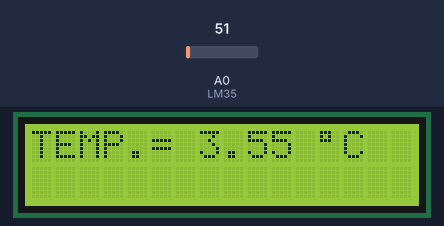
A sketch run on a simulated Arduino Uno, built with avr-gcc and run on an emulated ATmega328P. Parts: 16×2 character LCD. Inputs (shaded band) come from the test bench; at power-on: A0 (LM35) = 51.

Above: at 1.2 s.
1.3 s: A0 (LM35) set to 61
At 2.4 s:
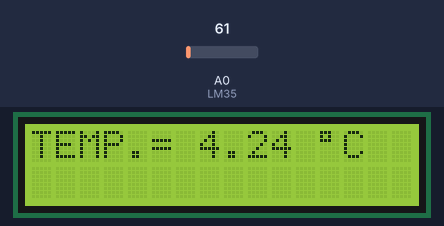
3.6 s: A0 (LM35) set to 71
At 5.3 s:
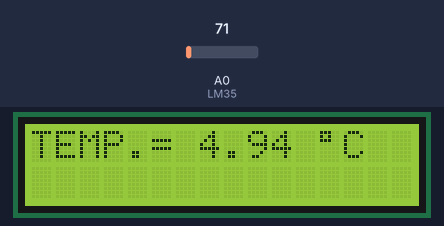
5.6 s: A0 (LM35) set to 86
At 7.5 s:
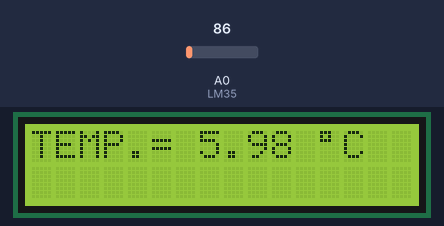
Timing chart, 0 to 9.0 s (numbered marks = the images above; inputs shaded):
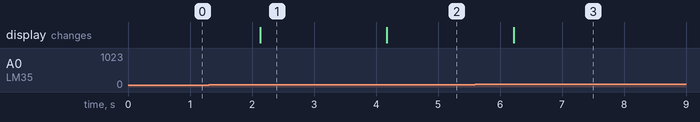

The sketch:

LM35_Temperature_sensor.ino
```cpp
#include <Wire.h>
#include <LiquidCrystal_I2C.h>
LiquidCrystal_I2C lcd(0x27, 2, 1, 0, 4, 5, 6, 7, 3, POSITIVE); //

#define LM35          A0   //LM35 Module Analog out pin connected to A0 pin of Arduino

void setup()
{
  //Initialisation
  lcd.begin(16, 2);
  lcd.clear();
  lcd.backlight();//Power on the back light
}

void loop()
{
  float Temp_Val;

  Temp_Val = analogRead(LM35);
  Temp_Val = (Temp_Val * 71.22) /(1024);
  lcd.clear();//Clean the screen
  lcd.setCursor(0, 0);
  lcd.print("TEMP.= ");
  lcd.print(Temp_Val,2);
  lcd.print(" \xDF");
  lcd.println("C   ");
  if (Temp_Val>50.00)
  {
   lcd.clear();//Clean the screen
   lcd.setCursor(0, 0);
   lcd.print("High Temperature");
   lcd.setCursor(0, 1);
   lcd.print("  Detected      ");
  }
  delay(1000);
}
```

Measured:
- after the input at 1.3 s, the display: changes after 0.83 s (image 1)
- after the input at 3.6 s, the display: changes after 0.58 s (image 2)
- after the input at 5.6 s, the display: changes after 0.62 s (image 3)
